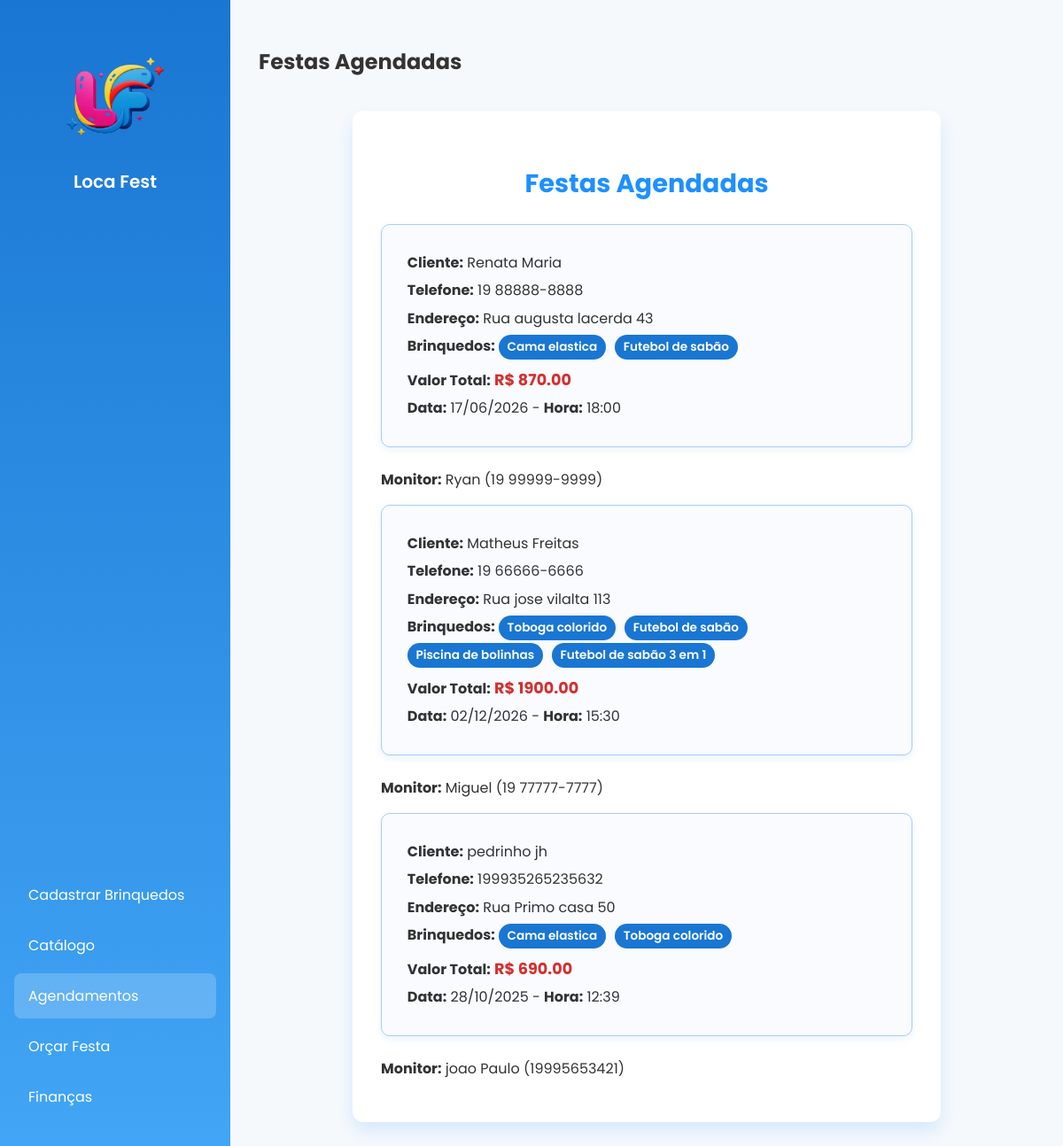
Page /agendamentos on the earlier database version.
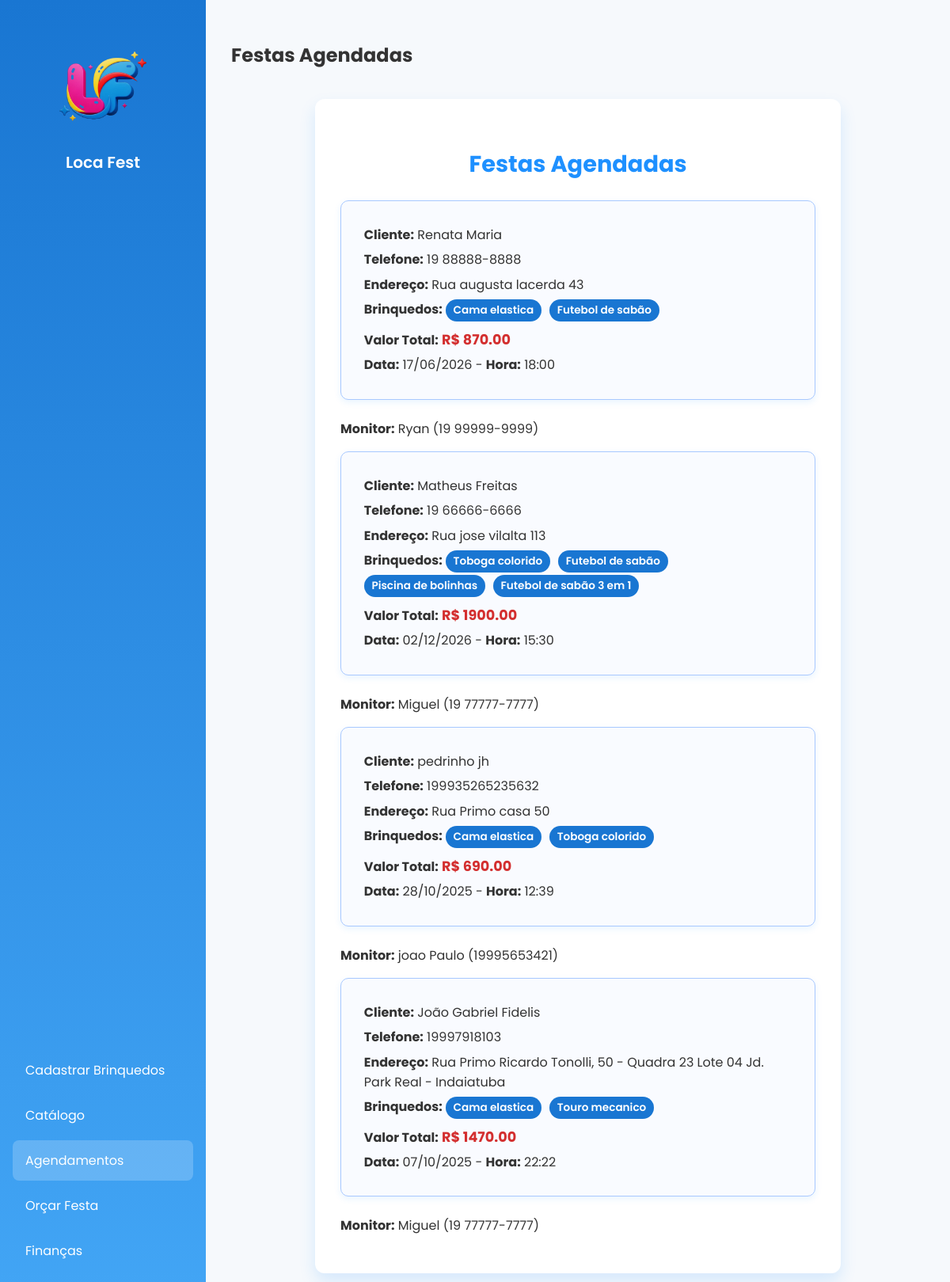
Same page on the later database version.
### storage.py (models this page shows)
class Orcamento(db.Model):
    id = db.Column(db.Integer, primary_key=True)
    nome_cliente = db.Column(db.String(100), nullable=False)
    telefone = db.Column(db.String(20))
    endereco = db.Column(db.String(200))
    brinquedos = db.relationship('Brinquedo', secondary='orcamento_brinquedo')
    valor_total = db.Column(db.Float, nullable=False)
    agendado = db.Column(db.Boolean, default=False)
    data_festa = db.Column(db.Date, nullable=True)
    hora_festa = db.Column(db.Time, nullable=True)
    monitor_id = db.Column(db.Integer, db.ForeignKey('monitor.id'), nullable=True)
    monitor = db.relationship('Monitor', backref='orcamentos')

class Brinquedo(db.Model):
    id = db.Column(db.Integer, primary_key=True)
    nome = db.Column(db.String(100), nullable=False)
    tamanho = db.Column(db.String(50))
    preco = db.Column(db.Float, nullable=False)
    faixa_etaria = db.Column(db.String(50))
    caminho_imagem = db.Column(db.String(200))

class Monitor(db.Model):
    id = db.Column(db.Integer, primary_key=True)
    nome = db.Column(db.String(100), nullable=False)
    telefone = db.Column(db.String(20))
    disponibilidade = db.Column(db.Boolean, default=True)  # True = disponível

### routes.py (the view)
@app.route('/agendamentos')
def pagina_agendamentos():
    agendados = Orcamento.query.filter_by(agendado=True).all()
    page_content = render_template('agendamentos.html', agendados=agendados)
    return render_template(
        'home.html',
        active_page='agendamentos',
        page_title='Festas Agendadas',
        page_content=page_content
    )

### templates/agendamentos.html
<div class="card">
    <h3>Festas Agendadas</h3>
    {% for orcamento in agendados %}
    <div class="agendamento">
        <p><strong>Cliente:</strong> {{ orcamento.nome_cliente }}</p>
        <p><strong>Telefone:</strong> {{ orcamento.telefone }}</p>
        <p><strong>Endereço:</strong> {{ orcamento.endereco }}</p>
        <p><strong>Brinquedos:</strong>
            {% for b in orcamento.brinquedos %}
            <span class="tag">{{ b.nome }}</span>
            {% endfor %}
        </p>
        <p><strong>Valor Total:</strong> <span class="valor">R$ {{ "%.2f"|format(orcamento.valor_total) }}</span></p>
        <p><strong>Data:</strong> {{ orcamento.data_festa.strftime('%d/%m/%Y') }} -
           <strong>Hora:</strong> {{ orcamento.hora_festa.strftime('%H:%M') }}</p>
    </div>
    <p><strong>Monitor:</strong>
  {% if orcamento.monitor %}
    {{ orcamento.monitor.nome }} ({{ orcamento.monitor.telefone }})
  {% else %}
    <em>Sem monitor atribuído</em>
  {% endif %}
</p>
    {% else %}
    <p class="no-data">Nenhum agendamento feito.</p>
    {% endfor %}
</div>

### templates/home.html (shortened to what this page needs)
<!DOCTYPE html>
<html lang="pt-br">
<head>
    <link rel="stylesheet" href="{{ url_for('static', filename='style.css') }}">
</head>
<body>
    <div class="container">
        <aside class="sidebar">
            <div class="logo">
                <img src="{{ url_for('static', filename='imagens/logo.png') }}" alt="Logo Brinquedos Infláveis">
                <h1>Loca Fest</h1>
            </div>
            <nav>
                <a href="/admin" class="{{ 'active' if active_page == 'admin' else '' }}">Cadastrar Brinquedos</a>
                <a href="/usuario" class="{{ 'active' if active_page == 'usuario' else '' }}">Catálogo</a>
                <a href="/agendamentos" class="{{ 'active' if active_page == 'agendamentos' else '' }}">Agendamentos</a>
                <a href="/orcamentos" class="{{ 'active' if active_page == 'orcamentos' else '' }}">Orçar Festa</a>
                <a href="/financeiro" class="{{ 'active' if active_page == 'financeiro' else '' }}">Finanças</a>
            </nav>
        </aside>
        <main class="content">
            <header class="page-header">
                {% if active_page not in ['home', 'admin'] %}
                    <h2>{{ page_title }}</h2>
                {% endif %}
            </header>
            <section class="page-content">
                {{ page_content|safe }}
            </section>
        </main>
    </div>
</body>
</html>

### static/style.css (style rules this page uses)
body { margin: 0; font-family: 'Poppins', sans-serif; background: #f6f9fc; color: #333; }
.container { display: flex; min-height: 100vh; }
.sidebar { width: 260px; background: linear-gradient(180deg, #1976d2, #42a5f5); color: white; padding: 2rem 1rem; display: flex; flex-direction: column; justify-content: space-between; position: fixed; left: 0; top: 0; height: 100vh; box-sizing: border-box; }
.sidebar .logo { text-align: center; padding-bottom: 1rem; }
.sidebar .logo img { max-width: 150px; height: auto; display: block; margin: 0 auto; transition: transform 0.3s ease; cursor: pointer; }
.sidebar .logo h1 { margin-top: 0.5rem; color: white; font-weight: 600; font-size: 1.25rem; }
.sidebar nav { display: flex; flex-direction: column; margin-top: 2rem; }
.sidebar a { color: white; text-decoration: none; padding: 0.8rem 1rem; margin: 0.2rem 0; border-radius: 8px; transition: background 0.3s; }
.sidebar a:hover, .sidebar a.active { background: rgba(255, 255, 255, 0.2); }
.content { flex-grow: 1; margin-left: 260px; width: calc(100vw - 260px); height: 100vh; display: flex; flex-direction: column; overflow-y: auto; padding: 2rem; box-sizing: border-box; }
.card { max-width: 500px; margin: 10px auto 0 auto; background: #fff; border-radius: 12px; box-shadow: 0 8px 24px rgba(0,0,0,0.12); font-family: 'Poppins', sans-serif; overflow: hidden; transition: transform 0.3s ease, box-shadow 0.3s ease; }
.card { max-width: 600px; margin: 18px auto 0 auto; padding: 2rem; background: white; border-radius: 12px; box-shadow: 0 10px 20px rgba(30, 144, 255, 0.15); transition: box-shadow 0.3s ease, transform 0.3s ease; }
.card h3 { text-align: center; color: #1E90FF; font-weight: 700; margin-bottom: 1.5rem; font-size: 1.8rem; }
.agendamento { background: #f9fbff; border: 1px solid #a9c9ff; border-radius: 10px; padding: 1.5rem 1.8rem; margin-bottom: 1.5rem; box-shadow: 0 3px 8px rgba(30, 144, 255, 0.1); transition: background 0.3s ease; }
.agendamento p { margin: 0.4rem 0; color: #333; font-size: 1rem; }
.tag { display: inline-block; background-color: #1976d2; color: white; padding: 0.25rem 0.6rem; margin-right: 6px; margin-bottom: 0.2rem; border-radius: 18px; font-size: 0.85rem; font-weight: 600; user-select: none; transition: background-color 0.3s ease; }
.valor { font-weight: 700; color: #d32f2f; font-size: 1.1rem; }

Differences in the rows shown:
added Orcamento: nome_cliente "João Gabriel Fidelis", telefone "19997918103", endereco "Rua Primo Ricardo Tonolli, 50 - Quadra 23 Lote 04 Jd. Park Real - Indaiatuba", valor_total "1470.00", data_festa "07/10/2025", hora_festa "22:22", monitor.nome "Miguel", monitor.telefone "19 77777-7777", Brinquedo (nome "Cama elastica")
now on this page (row unchanged): Brinquedo: nome "Touro mecanico", shown under "João Gabriel Fidelis"
